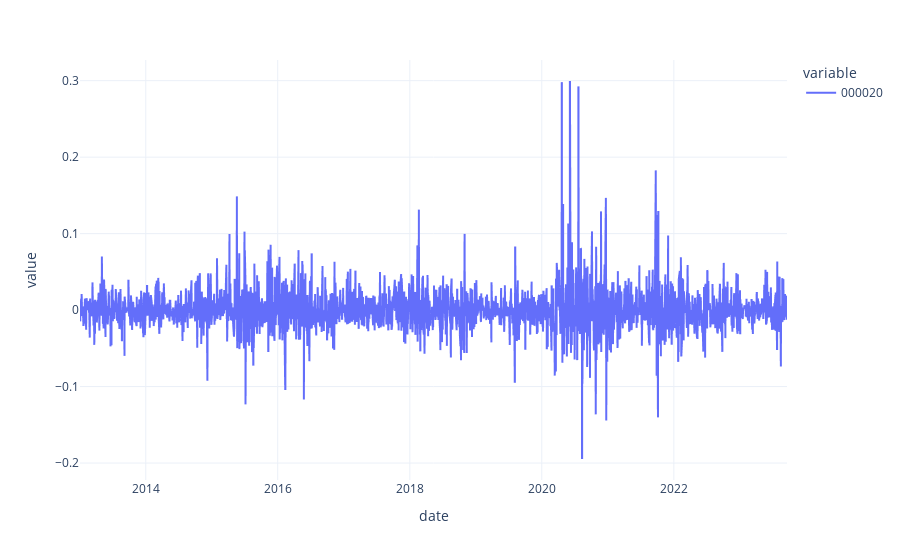

Notebook source saved alongside this figure:
### Code cell
df_close_diff["000020"].plot()

### Figure 1 — Plotly figure (JSON) as saved in the notebook; plotly's stock layout.template omitted (floating-point values rounded to 4 significant figures; data arrays with more than 128 entries replaced by an {"elided": "..."} marker saying what was removed)
{"data": [{"hovertemplate": "variable=000020<br>date=%{x}<br>value=%{y}<extra></extra>", "legendgroup": "000020", "line": {"color": "#636efa", "dash": "solid"}, "marker": {"symbol": "circle"}, "mode": "lines", "name": "000020", "showlegend": true, "type": "scattergl", "x": {"elided": "2640 str values"}, "xaxis": "x", "y": {"elided": "2640 float values"}, "yaxis": "y"}], "layout": {"legend": {"title": {"text": "variable"}, "tracegroupgap": 0}, "margin": {"t": 60}, "xaxis": {"anchor": "y", "domain": [0, 1], "title": {"text": "date"}}, "yaxis": {"anchor": "x", "domain": [0, 1], "title": {"text": "value"}}}}
